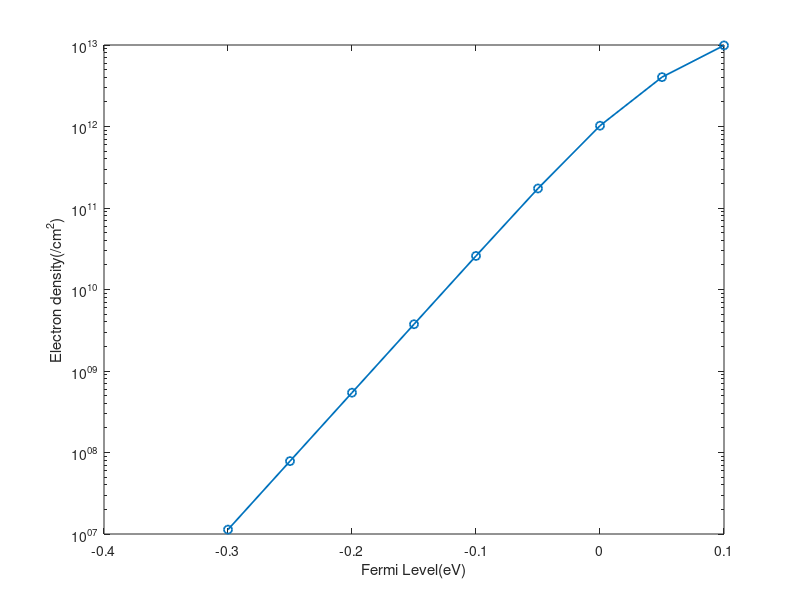

Write MATLAB code to recreate this figure.
% Parameters
q=1.602192e-19;  % Elementary charge, C
h=6.626176e-34; hbar=h/(2*pi);   % Planck Constant, J s
m0=9.109543e-31; % Electron mass, kg
k_B=1.380662e-23; % Planck constant, J/K
T=300; % Temperature, K 

%Device informations
Lx=100e-9; Ly=100e-9; Lz=5e-9;
nmax=2;
mzz=0.91*m0; mxx=0.19*m0; myy=0.19*m0;  % Directional effective mass

elec=zeros(nmax,5);
dEF=0.05;
for iEF=1:9
    EF=(iEF-1)*dEF-0.3;
    for n=1:nmax
        Ezn=hbar^2*n^2*pi^2/2/mzz/Lz^2;
        elec(n,iEF)=Lx*Ly/(2*pi)*mxx/(hbar^2)*k_B*T*log(1+exp((-Ezn+EF*q)/k_B/T)); % electrons at each subbband
    end
end
eDensity=2*sum(elec)/(Lx*Ly*1e+4);  % total electron density (cm-2). Spin degeneracy is considered.

semilogy(-0.3:dEF:0.1,eDensity,'-o','linewidth',1.25);
ylabel('Electron density(/cm^2)');
xlabel('Fermi Level(eV)');
